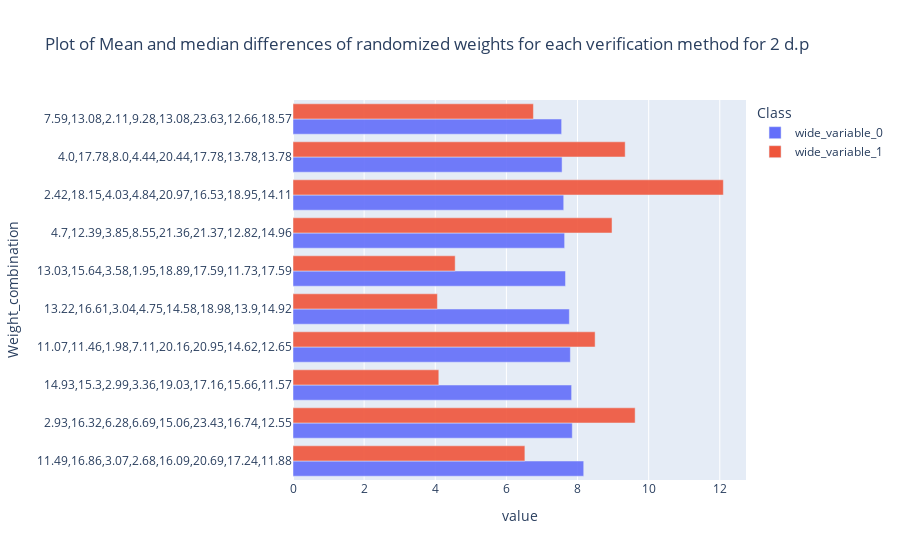

Notebook cell for this chart:
### Code cell
barchart

### Figure 1 — Plotly figure (JSON) as saved in the notebook; plotly's stock layout.template omitted (floating-point values rounded to 4 significant figures)
{"data": [{"alignmentgroup": "True", "hovertemplate": "Class=wide_variable_0<br>value=%{x}<br>Weight_combination=%{y}<extra></extra>", "legendgroup": "wide_variable_0", "marker": {"color": "#636efa", "opacity": 0.9, "pattern": {"shape": ""}}, "name": "wide_variable_0", "offsetgroup": "wide_variable_0", "orientation": "h", "showlegend": true, "textposition": "auto", "type": "bar", "x": [8.174, 7.853, 7.834, 7.799, 7.77, 7.662, 7.637, 7.612, 7.566, 7.553], "xaxis": "x", "y": ["11.49,16.86,3.07,2.68,16.09,20.69,17.24,11.88", "2.93,16.32,6.28,6.69,15.06,23.43,16.74,12.55", "14.93,15.3,2.99,3.36,19.03,17.16,15.66,11.57", "11.07,11.46,1.98,7.11,20.16,20.95,14.62,12.65", "13.22,16.61,3.04,4.75,14.58,18.98,13.9,14.92", "13.03,15.64,3.58,1.95,18.89,17.59,11.73,17.59", "4.7,12.39,3.85,8.55,21.36,21.37,12.82,14.96", "2.42,18.15,4.03,4.84,20.97,16.53,18.95,14.11", "4.0,17.78,8.0,4.44,20.44,17.78,13.78,13.78", "7.59,13.08,2.11,9.28,13.08,23.63,12.66,18.57"], "yaxis": "y"}, {"alignmentgroup": "True", "hovertemplate": "Class=wide_variable_1<br>value=%{x}<br>Weight_combination=%{y}<extra></extra>", "legendgroup": "wide_variable_1", "marker": {"color": "#EF553B", "opacity": 0.9, "pattern": {"shape": ""}}, "name": "wide_variable_1", "offsetgroup": "wide_variable_1", "orientation": "h", "showlegend": true, "textposition": "auto", "type": "bar", "x": [6.52, 9.62, 4.1, 8.495, 4.06, 4.56, 8.97, 12.1, 9.34, 6.76], "xaxis": "x", "y": ["11.49,16.86,3.07,2.68,16.09,20.69,17.24,11.88", "2.93,16.32,6.28,6.69,15.06,23.43,16.74,12.55", "14.93,15.3,2.99,3.36,19.03,17.16,15.66,11.57", "11.07,11.46,1.98,7.11,20.16,20.95,14.62,12.65", "13.22,16.61,3.04,4.75,14.58,18.98,13.9,14.92", "13.03,15.64,3.58,1.95,18.89,17.59,11.73,17.59", "4.7,12.39,3.85,8.55,21.36,21.37,12.82,14.96", "2.42,18.15,4.03,4.84,20.97,16.53,18.95,14.11", "4.0,17.78,8.0,4.44,20.44,17.78,13.78,13.78", "7.59,13.08,2.11,9.28,13.08,23.63,12.66,18.57"], "yaxis": "y"}], "layout": {"barmode": "group", "legend": {"title": {"text": "Class"}, "tracegroupgap": 0}, "title": {"text": "Plot of Mean and median differences of randomized weights for each verification method for 2 d.p"}, "xaxis": {"anchor": "y", "domain": [0, 1], "title": {"text": "value"}}, "yaxis": {"anchor": "x", "domain": [0, 1], "title": {"text": "Weight_combination"}}}}
